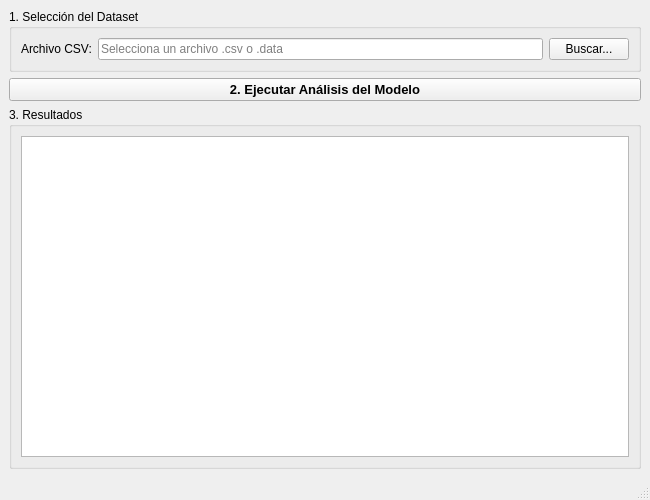
<?xml version="1.0" encoding="UTF-8"?>
<ui version="4.0">
 <class>VentanaPrincipal</class>
 <widget class="QMainWindow" name="VentanaPrincipal">
  <property name="geometry">
   <rect>
    <x>0</x>
    <y>0</y>
    <width>650</width>
    <height>500</height>
   </rect>
  </property>
  <property name="windowTitle">
   <string>Analizador de Evaluación de Autos</string>
  </property>
  <widget class="QWidget" name="widget_central">
   <layout class="QVBoxLayout" name="disposicion_vertical">
    <item>
     <widget class="QGroupBox" name="grupo_dataset">
      <property name="title">
       <string>1. Selección del Dataset</string>
      </property>
      <layout class="QHBoxLayout" name="disposicion_horizontal">
       <item>
        <widget class="QLabel" name="etiqueta_archivo">
         <property name="text">
          <string>Archivo CSV:</string>
         </property>
        </widget>
       </item>
       <item>
        <widget class="QLineEdit" name="linea_ruta_archivo">
         <property name="readOnly">
          <bool>true</bool>
         </property>
         <property name="placeholderText">
          <string>Selecciona un archivo .csv o .data</string>
         </property>
        </widget>
       </item>
       <item>
        <widget class="QPushButton" name="boton_buscar">
         <property name="text">
          <string>Buscar...</string>
         </property>
        </widget>
       </item>
      </layout>
     </widget>
    </item>
    <item>
     <widget class="QPushButton" name="boton_ejecutar">
      <property name="font">
       <font>
        <pointsize>10</pointsize>
        <weight>75</weight>
        <bold>true</bold>
       </font>
      </property>
      <property name="text">
       <string>2. Ejecutar Análisis del Modelo</string>
      </property>
     </widget>
    </item>
    <item>
     <widget class="QGroupBox" name="grupo_resultados">
      <property name="title">
       <string>3. Resultados</string>
      </property>
      <layout class="QVBoxLayout" name="disposicion_vertical_2">
       <item>
        <widget class="QTextEdit" name="texto_resultados">
         <property name="readOnly">
          <bool>true</bool>
         </property>
        </widget>
       </item>
      </layout>
     </widget>
    </item>
   </layout>
  </widget>
  <widget class="QMenuBar" name="barra_menu">
   <property name="geometry">
    <rect>
     <x>0</x>
     <y>0</y>
     <width>650</width>
     <height>21</height>
    </rect>
   </property>
  </widget>
  <widget class="QStatusBar" name="barra_estado"/>
 </widget>
 <resources/>
 <connections/>
</ui>
